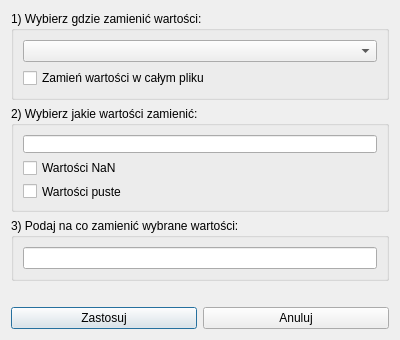
<?xml version="1.0" encoding="UTF-8"?>
<ui version="4.0">
 <class>Dialog_Replace</class>
 <widget class="QDialog" name="Dialog_Replace">
  <property name="windowModality">
   <enum>Qt::WindowModal</enum>
  </property>
  <property name="geometry">
   <rect>
    <x>0</x>
    <y>0</y>
    <width>400</width>
    <height>340</height>
   </rect>
  </property>
  <property name="minimumSize">
   <size>
    <width>400</width>
    <height>340</height>
   </size>
  </property>
  <property name="windowTitle">
   <string>Zamień</string>
  </property>
  <layout class="QVBoxLayout" name="verticalLayout_4">
   <item>
    <widget class="QGroupBox" name="groupBox">
     <property name="title">
      <string>1) Wybierz gdzie zamienić wartości: </string>
     </property>
     <layout class="QVBoxLayout" name="verticalLayout">
      <item>
       <widget class="QComboBox" name="comboBox_Column_List_Select">
        <property name="placeholderText">
         <string>Wybierz kolumne...</string>
        </property>
       </widget>
      </item>
      <item>
       <widget class="QCheckBox" name="checkBox_Replace_All">
        <property name="text">
         <string>Zamień wartości w całym pliku</string>
        </property>
       </widget>
      </item>
     </layout>
    </widget>
   </item>
   <item>
    <widget class="QGroupBox" name="groupBox_2">
     <property name="title">
      <string>2) Wybierz jakie wartości zamienić: </string>
     </property>
     <layout class="QVBoxLayout" name="verticalLayout_2">
      <item>
       <widget class="QLineEdit" name="lineEdit_Value_To_Replace"/>
      </item>
      <item>
       <widget class="QCheckBox" name="checkBox_Value_Nan">
        <property name="text">
         <string>Wartości NaN</string>
        </property>
       </widget>
      </item>
      <item>
       <widget class="QCheckBox" name="checkBox_Value_Null">
        <property name="text">
         <string>Wartości puste</string>
        </property>
       </widget>
      </item>
     </layout>
    </widget>
   </item>
   <item>
    <widget class="QGroupBox" name="groupBox_3">
     <property name="title">
      <string>3) Podaj na co zamienić wybrane wartości:</string>
     </property>
     <layout class="QVBoxLayout" name="verticalLayout_3">
      <item>
       <widget class="QLineEdit" name="lineEdit_New_Value"/>
      </item>
     </layout>
    </widget>
   </item>
   <item>
    <widget class="QLabel" name="label_Info">
     <property name="text">
      <string/>
     </property>
     <property name="alignment">
      <set>Qt::AlignCenter</set>
     </property>
    </widget>
   </item>
   <item>
    <layout class="QHBoxLayout" name="horizontalLayout">
     <item>
      <widget class="QPushButton" name="pushButton_Apply">
       <property name="text">
        <string>Zastosuj</string>
       </property>
      </widget>
     </item>
     <item>
      <widget class="QPushButton" name="pushButton_Cancel">
       <property name="text">
        <string>Anuluj</string>
       </property>
      </widget>
     </item>
    </layout>
   </item>
  </layout>
 </widget>
 <resources>
  <include location="../images/app-icon/app-icon.qrc"/>
 </resources>
 <connections/>
</ui>
